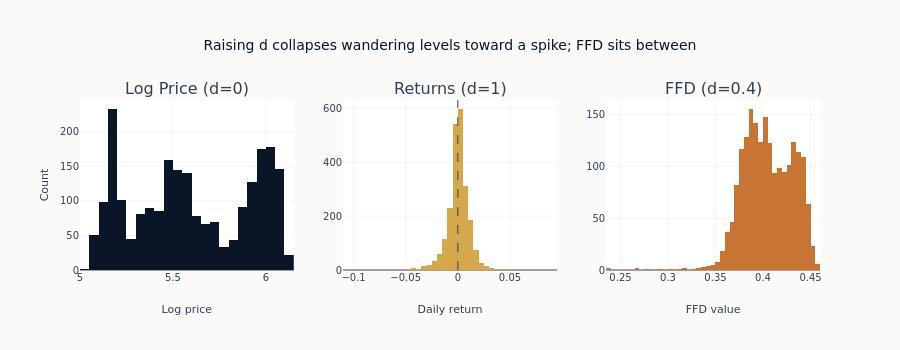

The code cell stored with this chart in its notebook:
### Markdown cell above
## 10. Distribution Comparison

### Code cell
# Compare distributions of different transformations. Use the validity-masked FFD
# so the warmup rows - produced by a partial filter and orders of magnitude larger
# than the differenced values - do not distort the histogram.
d_compare = ASSET_CLASS_D["equities"]
ffd_compare = cast(pl.Series, ffd_with_diagnostics(spy["close"].log(), d=d_compare)["transformed"])

fig = make_subplots(
    rows=1,
    cols=3,
    subplot_titles=["Log Price (d=0)", "Returns (d=1)", f"FFD (d={d_compare})"],
)

log_vals = spy["close"].log().drop_nulls().to_numpy()
ret_vals = spy["close"].pct_change().drop_nulls().to_numpy()
ffd_vals = ffd_compare.drop_nulls().to_numpy()

fig.add_trace(go.Histogram(x=log_vals, nbinsx=50, name="Log Price"), row=1, col=1)
fig.add_trace(go.Histogram(x=ret_vals, nbinsx=50, name="Returns"), row=1, col=2)
fig.add_trace(go.Histogram(x=ffd_vals, nbinsx=50, name="FFD"), row=1, col=3)

# Zero reference on returns, the one mean-zero transform. FFD (d=0.4) is stationary
# but not mean-zero: finite-width truncation leaves a small residual level, so the
# series centers near 0.4 rather than 0 - a reference at 0 would sit off the data.
fig.add_vline(x=0, line=dict(color=COLORS["neutral"], dash="dash", width=1), row=1, col=2)

fig.update_xaxes(title_text="Log price", row=1, col=1)
fig.update_xaxes(title_text="Daily return", row=1, col=2)
fig.update_xaxes(title_text="FFD value", row=1, col=3)
fig.update_yaxes(title_text="Count", row=1, col=1)
fig.update_layout(
    height=350,
    title="Raising d collapses wandering levels toward a spike; FFD sits between",
    showlegend=False,
)
fig.show()

### Figure 1 — Plotly figure (JSON) as saved in the notebook; plotly's stock layout.template omitted (floating-point values rounded to 4 significant figures; data arrays with more than 128 entries replaced by an {"elided": "..."} marker saying what was removed)
{"data": [{"name": "Log Price", "nbinsx": 50, "type": "histogram", "x": {"elided": "2264 float values"}, "xaxis": "x", "yaxis": "y"}, {"name": "Returns", "nbinsx": 50, "type": "histogram", "x": {"elided": "2263 float values"}, "xaxis": "x2", "yaxis": "y2"}, {"name": "FFD", "nbinsx": 50, "type": "histogram", "x": {"elided": "1983 float values"}, "xaxis": "x3", "yaxis": "y3"}], "layout": {"annotations": [{"font": {"size": 16}, "showarrow": false, "text": "Log Price (d=0)", "x": 0.1444, "xanchor": "center", "xref": "paper", "y": 1.0, "yanchor": "bottom", "yref": "paper"}, {"font": {"size": 16}, "showarrow": false, "text": "Returns (d=1)", "x": 0.5, "xanchor": "center", "xref": "paper", "y": 1.0, "yanchor": "bottom", "yref": "paper"}, {"font": {"size": 16}, "showarrow": false, "text": "FFD (d=0.4)", "x": 0.8556, "xanchor": "center", "xref": "paper", "y": 1.0, "yanchor": "bottom", "yref": "paper"}], "height": 350, "shapes": [{"line": {"color": "#334155", "dash": "dash", "width": 1}, "type": "line", "x0": 0, "x1": 0, "xref": "x2", "y0": 0, "y1": 1, "yref": "y2 domain"}], "showlegend": false, "title": {"text": "Raising d collapses wandering levels toward a spike; FFD sits between"}, "xaxis": {"anchor": "y", "domain": [0.0, 0.2889], "title": {"text": "Log price"}}, "xaxis2": {"anchor": "y2", "domain": [0.3556, 0.6444], "title": {"text": "Daily return"}}, "xaxis3": {"anchor": "y3", "domain": [0.7111, 1.0], "title": {"text": "FFD value"}}, "yaxis": {"anchor": "x", "domain": [0.0, 1.0], "title": {"text": "Count"}}, "yaxis2": {"anchor": "x2", "domain": [0.0, 1.0]}, "yaxis3": {"anchor": "x3", "domain": [0.0, 1.0]}}}
